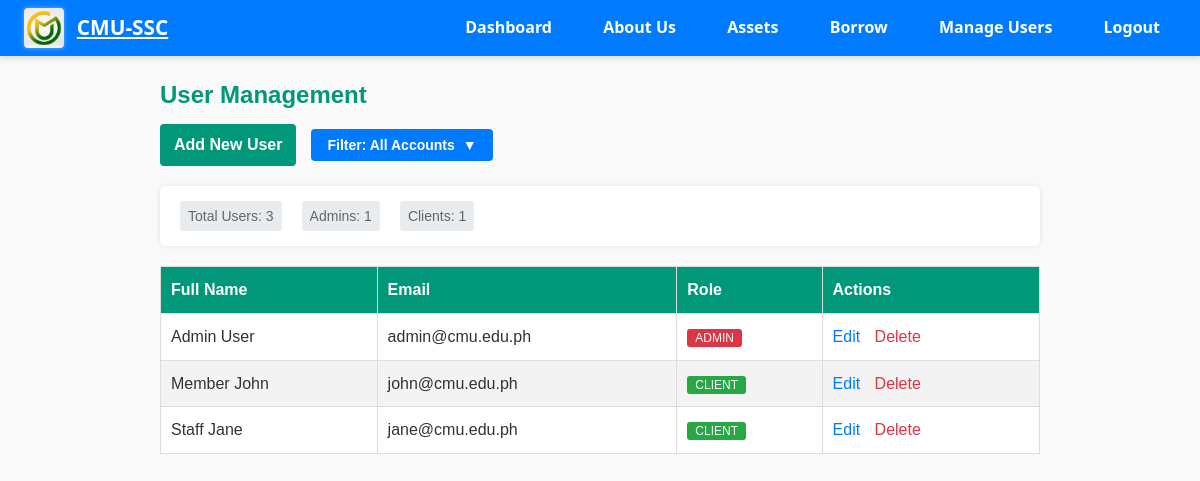
/System/users/list.php (signed in), run on the app's committed database.
### tables this page shows
CREATE TABLE users (
    user_id INT AUTO_INCREMENT PRIMARY KEY,
    full_name VARCHAR(100) NOT NULL,
    email VARCHAR(100) NOT NULL UNIQUE,
    password VARCHAR(255) NOT NULL,
    role ENUM('admin', 'staff', 'member') NOT NULL,
    status ENUM('active', 'inactive') DEFAULT 'active',
    date_created DATETIME DEFAULT CURRENT_TIMESTAMP
);

### System/users/list.php (the view, shortened to what this page needs)
<?php
require_once '../config/db.php';
$action = $_GET['action'] ?? '';
$filter = $_GET['filter'] ?? 'all';
$users = [];
if ($action === 'list' || $action === '') {
    $sql = "SELECT user_id, full_name, email, role FROM users";
    $params = [];
    $sql .= " ORDER BY full_name";
    $stmt = $pdo->prepare($sql);
    $stmt->execute($params);
    $users = $stmt->fetchAll(PDO::FETCH_ASSOC);
}
$totalUsers = (int) $pdo->query("SELECT COUNT(*) FROM users")->fetchColumn();
$adminCount = (int) $pdo->query("SELECT COUNT(*) FROM users WHERE role = 'admin'")->fetchColumn();
$clientCount = (int) $pdo->query("SELECT COUNT(*) FROM users WHERE role = 'member'")->fetchColumn();
?>
<!DOCTYPE html>
<html lang="en">
<head>
</head>
<body>
<?php include '../../includes/navbar.php'; ?>
<div class="main-content">
<?php if ($action === 'list' || $action === ''): ?>
    <h2>User Management</h2>
    <div class="header-container">
        <a href="?action=add&filter=<?= $filter ?>" class="button">Add New User</a>
        <div class="filter-dropdown">
            <button class="filter-btn">
                Filter:
                <?php
                $filterLabels = [
                    'all' => 'All Accounts',
                    'admin' => 'Admin',
                    'client' => 'Client (Members)'
                ];
                echo $filterLabels[$filter] ?? 'All Accounts';
                ?>
                <span>▼</span>
            </button>
        </div>
    </div>
    <div class="stats-container">
        <div class="filter-stats">
            <span>Total Users: <?= $totalUsers ?></span>
            <span>Admins: <?= $adminCount ?></span>
            <span>Clients: <?= $clientCount ?></span>
        </div>
    </div>
    <table>
        <thead>
            <tr>
                <th>Full Name</th><th>Email</th><th>Role</th><th>Actions</th>
            </tr>
        </thead>
        <tbody>
        <?php if ($users): ?>
            <?php foreach ($users as $user): ?>
                <tr>
                    <td><?= htmlspecialchars($user['full_name']) ?></td>
                    <td><?= htmlspecialchars($user['email']) ?></td>
                    <td>
                        <span style="background: <?= $user['role'] === 'admin' ? '#dc3545' : '#28a745' ?>; color: white; padding: 2px 8px; border-radius: 3px; font-size: 12px;">
                            <?= $user['role'] === 'admin' ? 'ADMIN' : 'CLIENT' ?>
                        </span>
                    </td>
                    <td class="actions">
                        <a href="?action=edit&id=<?= $user['user_id'] ?>&filter=<?= $filter ?>">Edit</a>
                        <a href="?action=delete&id=<?= $user['user_id'] ?>&filter=<?= $filter ?>" style="color:#dc3545;">Delete</a>
                    </td>
                </tr>
            <?php endforeach; ?>
        <?php else: ?>
            <tr><td colspan="4">No users found for the selected filter.</td></tr>
        <?php endif; ?>
        </tbody>
    </table>
<?php else: ?>
    <p>Invalid action specified.</p>
<?php endif; ?>
</div>
</body>
</html>

### System/users/list.php (style rules this page uses)
* { margin: 0; padding: 0; box-sizing: border-box; }
body { font-family: Arial, sans-serif; background: #f9f9f9; color: #333; line-height: 1.6; }
.main-content { max-width: 900px; margin: 20px auto; padding: 0 10px; }
h2 { color: #009879; margin-bottom: 10px; }
a.button, button { background-color: #009879; border: none; padding: 8px 14px; color: white; border-radius: 4px; text-decoration: none; font-weight: bold; cursor: pointer; }
.header-container { display: flex; align-items: center; gap: 15px; margin-bottom: 20px; flex-wrap: wrap; }
.filter-dropdown { position: relative; display: inline-block; }
.filter-btn { background-color: #007bff; color: white; padding: 8px 16px; font-size: 14px; border: none; border-radius: 4px; cursor: pointer; display: flex; align-items: center; gap: 8px; font-weight: 600; }
.stats-container { background: white; padding: 15px 20px; border-radius: 6px; box-shadow: 0 0 5px rgba(0,0,0,0.1); margin-bottom: 20px; }
.filter-stats { color: #666; font-size: 14px; display: flex; gap: 20px; flex-wrap: wrap; }
.filter-stats span { background: #e9ecef; padding: 4px 8px; border-radius: 3px; }
table { width: 100%; border-collapse: collapse; margin-top: 1rem; background: white; }
th, td { border: 1px solid #ddd; padding: 10px; text-align: left; }
thead { background-color: #009879; color: white; }
tbody tr:nth-child(even) { background-color: #f3f3f3; }
.actions a { margin-right: 10px; color: #007BFF; text-decoration: none; }

### data on the page
users: full_name "Admin User", email "admin@cmu.edu.ph", role "ADMIN"
users: full_name "Member John", email "john@cmu.edu.ph", role "CLIENT"
users: full_name "Staff Jane", email "jane@cmu.edu.ph", role "CLIENT"

### other printed values
$filterLabels[$filter] "All Accounts"
$totalUsers "3"
$adminCount "1"
$clientCount "1"
